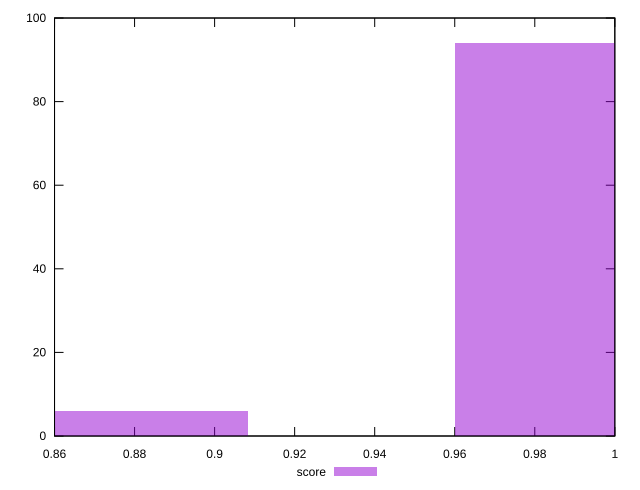

Generate this figure with gnuplot:
reset

$score <<EOF
0.986131151515528 94
0.8823278724086303 6
EOF

set key outside below
set boxwidth 0.05190163955344884
set xrange [0.86:1]
set yrange [0:100]
set trange [0:100]
set style fill transparent solid 0.5 noborder
set terminal svg size 640, 490 enhanced background rgb 'white'
set output "report/report_00029_2021-02-24T13-36-40.390Z/unminified-javascript/samples/music/score/histogram.svg"

plot $score title "score" with boxes

reset
